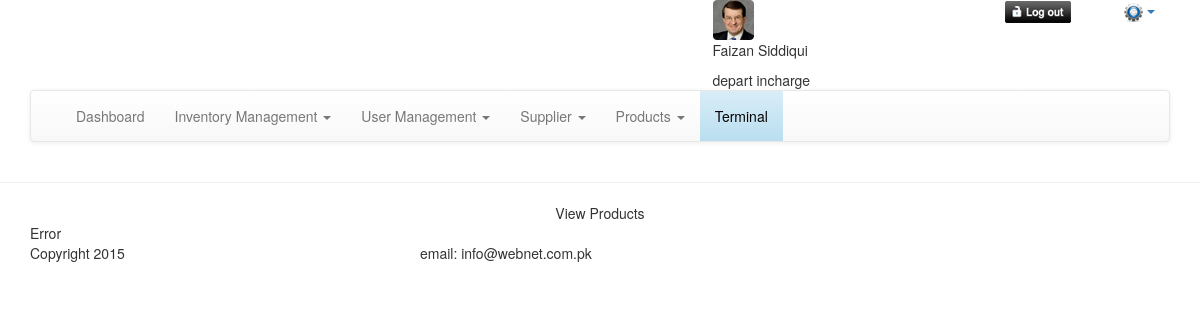
The page /view_product.php (signed in) on the database as committed earlier.
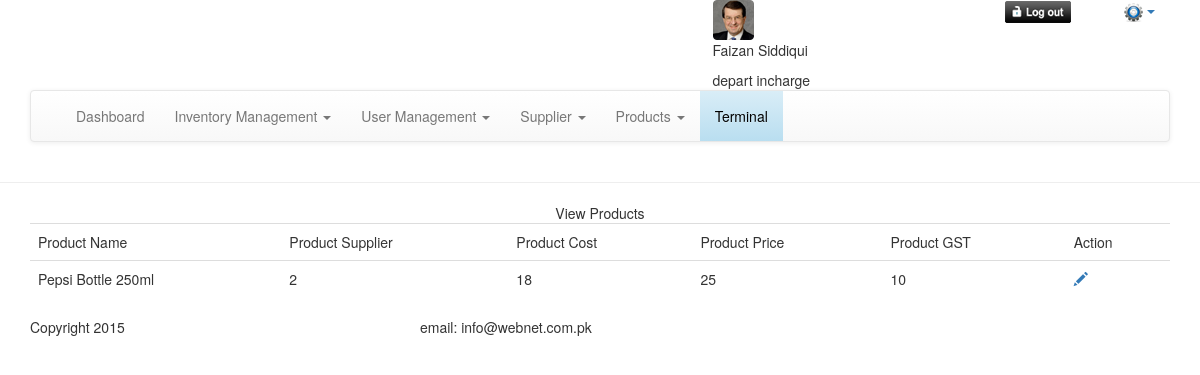
The same page on the database as committed later.
### tables this page shows
CREATE TABLE IF NOT EXISTS `products` (
  `p_id` int(11) NOT NULL,
  `p_name` text NOT NULL,
  `p_supplier` int(11) NOT NULL,
  `p_cost` decimal(10,0) NOT NULL,
  `p_price` decimal(10,0) NOT NULL,
  `p_gst` decimal(10,0) NOT NULL,
  `p_vat` decimal(10,0) NOT NULL,
  `p_volumetype` varchar(32) NOT NULL,
  `p_volumevalue` varchar(32) NOT NULL,
  `p_skucrate` int(11) NOT NULL,
  `p_skucarton` int(11) NOT NULL,
  `p_skubag` int(11) NOT NULL
);

### common/class.database.php (called while the page is built, shortened)
<?php
class Database {
    public $_DB;
    public $_query;
    public $_select = array();
    public $_action;
    public $_table;
    public function __construct() {
        try {
            $this->_DB = new PDO('mysql:host=' . DB_HOST . ';dbname=' . DB_NAME, DB_USER, DB_PASS);
            $this->_DB->setAttribute(PDO::ATTR_ERRMODE, PDO::ERRMODE_EXCEPTION);
        } catch (PDOException $e) {
            echo 'ERROR: ' . $e->getMessage();
        }
    }
    public function query($query) {
        try {
            $this->_query = $this->_DB->prepare(filter_var($query, FILTER_SANITIZE_STRING));
            $this->_query->execute();
            $this->_select = array();
        } catch (PDOException $e) {
            $er = $e->errorInfo;
            echo '<p style="font-family:arial; background:#F00; position:absolute; z-index:10000; color:#FFF; padding:5px;">ERROR: ' . $er[2] . '</p>';
        }
    }
    public function build_query() {
        $query = $this->_action;
        if ($this->_action == 'SELECT') {
            if (!empty($this->_select)) {
                foreach ($this->_select as $column_name => $name) {
                    $query .=' ' . $column_name . ' as ' . $name . ', ';
                }
            } else {
                $query .= ' *';
            }
            $query = rtrim($query, ', ');
        }
        if ($this->_action != 'UPDATE' && $this->_action != 'INSERT') {
            $query .= ' FROM ';
        }
        $query .= $this->_table;
        $this->query($query);
    }
    public function all_results($fetch_type = PDO::FETCH_OBJ) {
        return $this->_query->fetchAll($fetch_type);
    }
    public function from($table_name, $num_rows = NULL) {
        $this->_action = 'SELECT';
        $this->_table = $table_name;
        $this->build_query();
    }
}

### classes/class.product.php (called while the page is built, shortened)
<?php
class product extends database
{
	private $table_name;
	function __construct()
	{
		$this->table_name = 'products';
	}
	public function get_product($ID = NULL)
	{
		$this->from($this->table_name);
		return $this->all_results();
	}
}
 ?>

### view_product.php (the view, shortened to what this page needs)
<?php require_once 'header.php'; ?>
<section>
	<hr/>
	<div class="container">
		<div class="row">
			<div class="tableHeading">
				<p class="nomargin alignCenter">View Products</p>
			</div>
			<div class="col-md-12">
				<?php
				$product = new product();
				$results = $product->get_product();
				if ($results) {
				?>
				<table border="1" cellpadding="5" cellspacing="0" class="table table-hover tableView">
					<tr>
						<th>Product Name</th>
						<th>Product Supplier</th>
						<th>Product Cost</th>
						<th>Product Price</th>
						<th>Product GST</th>
						<th>Action</th>
					</tr>
						<?php
						foreach($results as $res){
						echo '<tr>';
						echo '<td>'. $res->p_name .'</td>';
						echo '<td>'. $res->p_supplier.'</td>';
						echo '<td>'. $res->p_cost .'</td>';
						echo '<td>'. $res->p_price .'</td>';
						echo '<td>'. $res->p_gst .'</td>';
						echo '<td><a href="add_product.php?id='.$res->p_id.'"><span class="glyphicon glyphicon-pencil"></span></a></td>';
						echo '</tr>';
						}
						?>
				</table>
				<?php
				}else{
					echo 'Error';
				}
				?>
			</div>
</section>
<?php require_once 'footer.php'; ?>

Rows that differ between the two databases and show on the page:
added products: p_name "Pepsi Bottle 250ml", p_supplier "2", p_cost "18", p_price "25", p_gst "10"
Other text that changed with them:
text no longer shown: "Error"
text now shown: "Product Name Product Supplier Product Cost Product Price Product GST Action"
